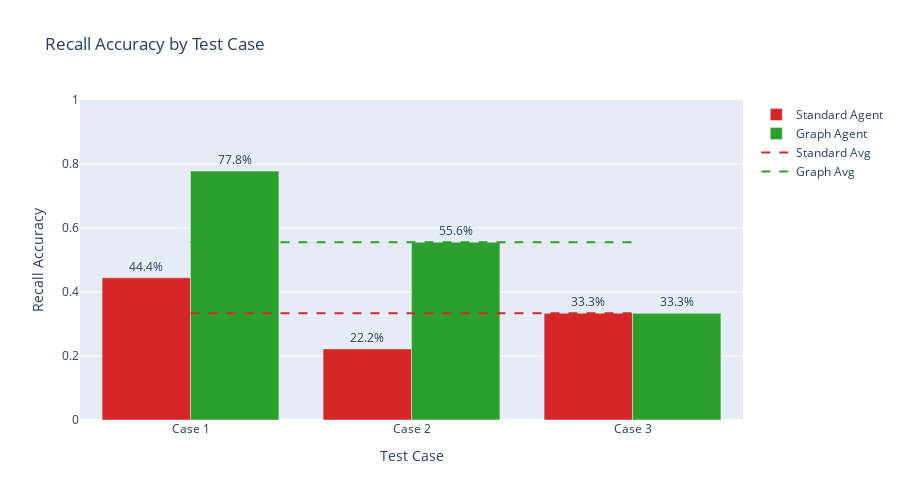

Notebook source saved alongside this figure:
### Markdown cell above
## Detailed Case-by-Case Comparison

### Code cell
# Create case-by-case comparison chart
cases = [f"Case {r['case']}" for r in all_results]
standard_scores = [r['standard']['recall'] for r in all_results]
graph_scores = [r['graph']['recall'] for r in all_results]

fig = go.Figure()

fig.add_trace(go.Bar(
    name='Standard Agent',
    x=cases,
    y=standard_scores,
    marker_color='#d62728',
    text=[f"{s:.1%}" for s in standard_scores],
    textposition='outside'
))

fig.add_trace(go.Bar(
    name='Graph Agent',
    x=cases,
    y=graph_scores,
    marker_color='#2ca02c',
    text=[f"{s:.1%}" for s in graph_scores],
    textposition='outside'
))

# Add average line
fig.add_trace(go.Scatter(
    x=cases,
    y=[avg_standard_recall] * len(cases),
    mode='lines',
    name='Standard Avg',
    line=dict(color='#d62728', width=2, dash='dash'),
    showlegend=True
))

fig.add_trace(go.Scatter(
    x=cases,
    y=[avg_graph_recall] * len(cases),
    mode='lines',
    name='Graph Avg',
    line=dict(color='#2ca02c', width=2, dash='dash'),
    showlegend=True
))

fig.update_layout(
    title="Recall Accuracy by Test Case",
    xaxis_title="Test Case",
    yaxis_title="Recall Accuracy",
    barmode='group',
    height=500,
    yaxis=dict(range=[0, 1.0]),
    showlegend=True
)

fig.show()

### Figure 1 — Plotly figure (JSON) as saved in the notebook; plotly's stock layout.template omitted (floating-point values rounded to 4 significant figures)
{"data": [{"marker": {"color": "#d62728"}, "name": "Standard Agent", "text": ["44.4%", "22.2%", "33.3%"], "textposition": "outside", "type": "bar", "x": ["Case 1", "Case 2", "Case 3"], "y": [0.4444, 0.2222, 0.3333]}, {"marker": {"color": "#2ca02c"}, "name": "Graph Agent", "text": ["77.8%", "55.6%", "33.3%"], "textposition": "outside", "type": "bar", "x": ["Case 1", "Case 2", "Case 3"], "y": [0.7778, 0.5556, 0.3333]}, {"line": {"color": "#d62728", "dash": "dash", "width": 2}, "mode": "lines", "name": "Standard Avg", "showlegend": true, "type": "scatter", "x": ["Case 1", "Case 2", "Case 3"], "y": [0.3333, 0.3333, 0.3333]}, {"line": {"color": "#2ca02c", "dash": "dash", "width": 2}, "mode": "lines", "name": "Graph Avg", "showlegend": true, "type": "scatter", "x": ["Case 1", "Case 2", "Case 3"], "y": [0.5556, 0.5556, 0.5556]}], "layout": {"barmode": "group", "height": 500, "showlegend": true, "title": {"text": "Recall Accuracy by Test Case"}, "xaxis": {"title": {"text": "Test Case"}}, "yaxis": {"range": [0, 1], "title": {"text": "Recall Accuracy"}}}}
